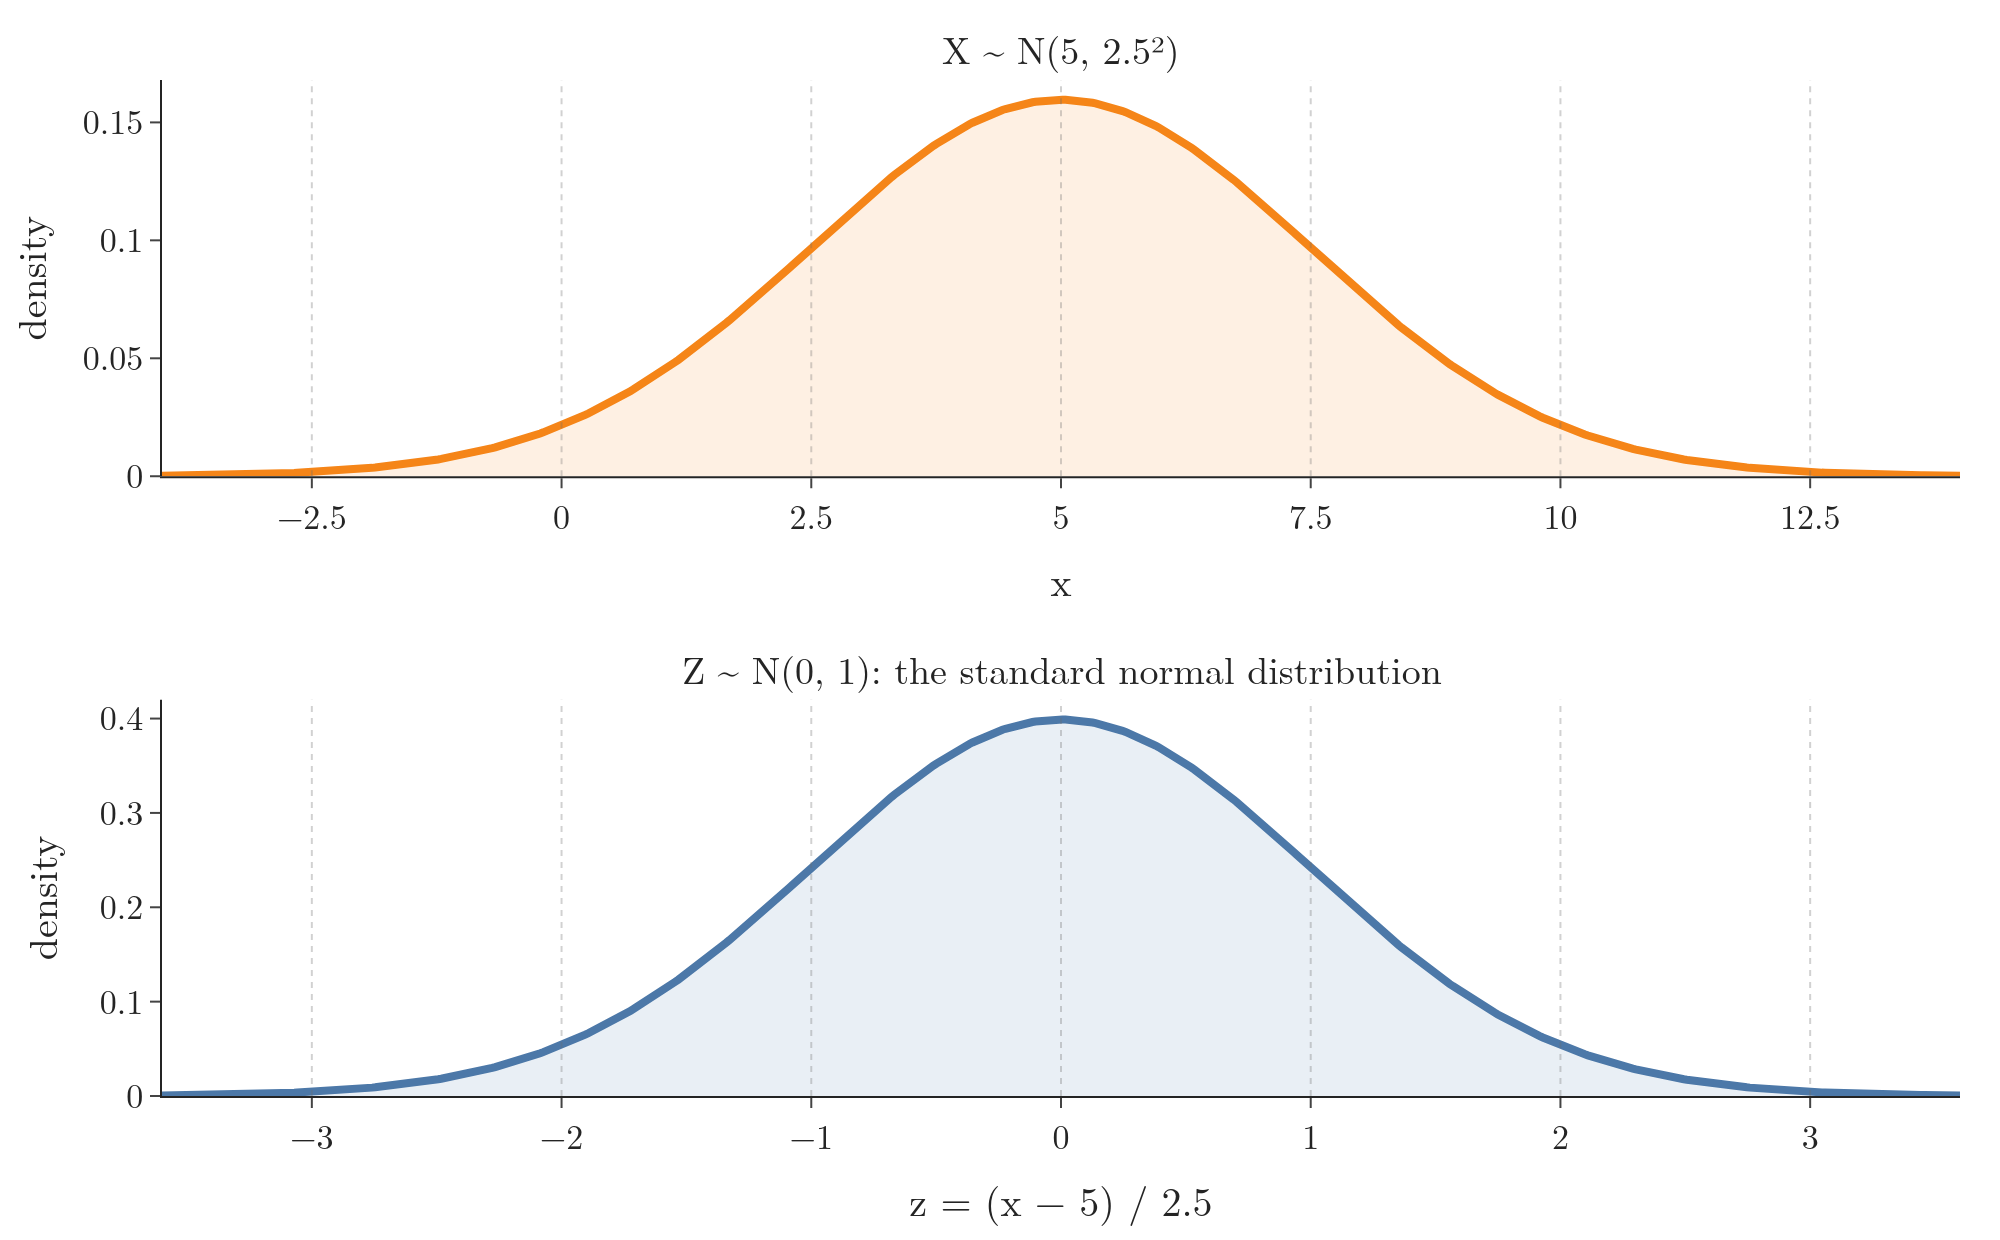

Reproduce this figure in Python.
"""Standardizing: X ~ N(5, 2.5^2) (top) becomes Z ~ N(0, 1) (bottom). Each tick on the top axis lines up with
its z-score on the bottom axis: z = (x - 5) / 2.5."""
from pathlib import Path
import numpy as np
from plotly.subplots import make_subplots
from scipy import stats

here = Path(__file__).parent
ORANGE, BLUE, GREY = "#F58518", "#4C78A8", "#6B6B6B"
mu, sd = 5, 2.5
z = np.linspace(-3.6, 3.6, 600)
fig = make_subplots(rows=2, cols=1, vertical_spacing=0.22,
                    subplot_titles=["X ~ N(5, 2.5²)", "Z ~ N(0, 1): the standard normal distribution"])
fig.add_scatter(x=mu + sd * z, y=stats.norm(mu, sd).pdf(mu + sd * z), mode="lines", line=dict(color=ORANGE, width=4),
                fill="tozeroy", fillcolor="rgba(245,133,24,0.12)", row=1, col=1)
fig.add_scatter(x=z, y=stats.norm().pdf(z), mode="lines", line=dict(color=BLUE, width=4), fill="tozeroy",
                fillcolor="rgba(76,120,168,0.12)", row=2, col=1)
for k in range(-3, 4):
    fig.add_vline(x=mu + sd * k, line=dict(color=GREY, width=1, dash="dot"), row=1, col=1)
    fig.add_vline(x=k, line=dict(color=GREY, width=1, dash="dot"), row=2, col=1)
fig.update_xaxes(range=[mu - 3.6 * sd, mu + 3.6 * sd], tickvals=[mu + sd * k for k in range(-3, 4)], title_text="x",
                 row=1, col=1)
fig.update_xaxes(range=[-3.6, 3.6], tickvals=list(range(-3, 4)), title_text="z = (x − 5) / 2.5", row=2, col=1)
fig.update_yaxes(title_text="density", row=1, col=1)
fig.update_yaxes(title_text="density", row=2, col=1)
fig.update_annotations(font_size=19)
fig.update_layout(template="simple_white", width=1000, height=620, showlegend=False,
                  font=dict(family="Latin Modern Roman", size=17), margin=dict(l=70, r=20, t=40, b=50))
fig.write_image(here / "standardize.png", scale=2)
fig.write_image(here / "standardize.pdf")
